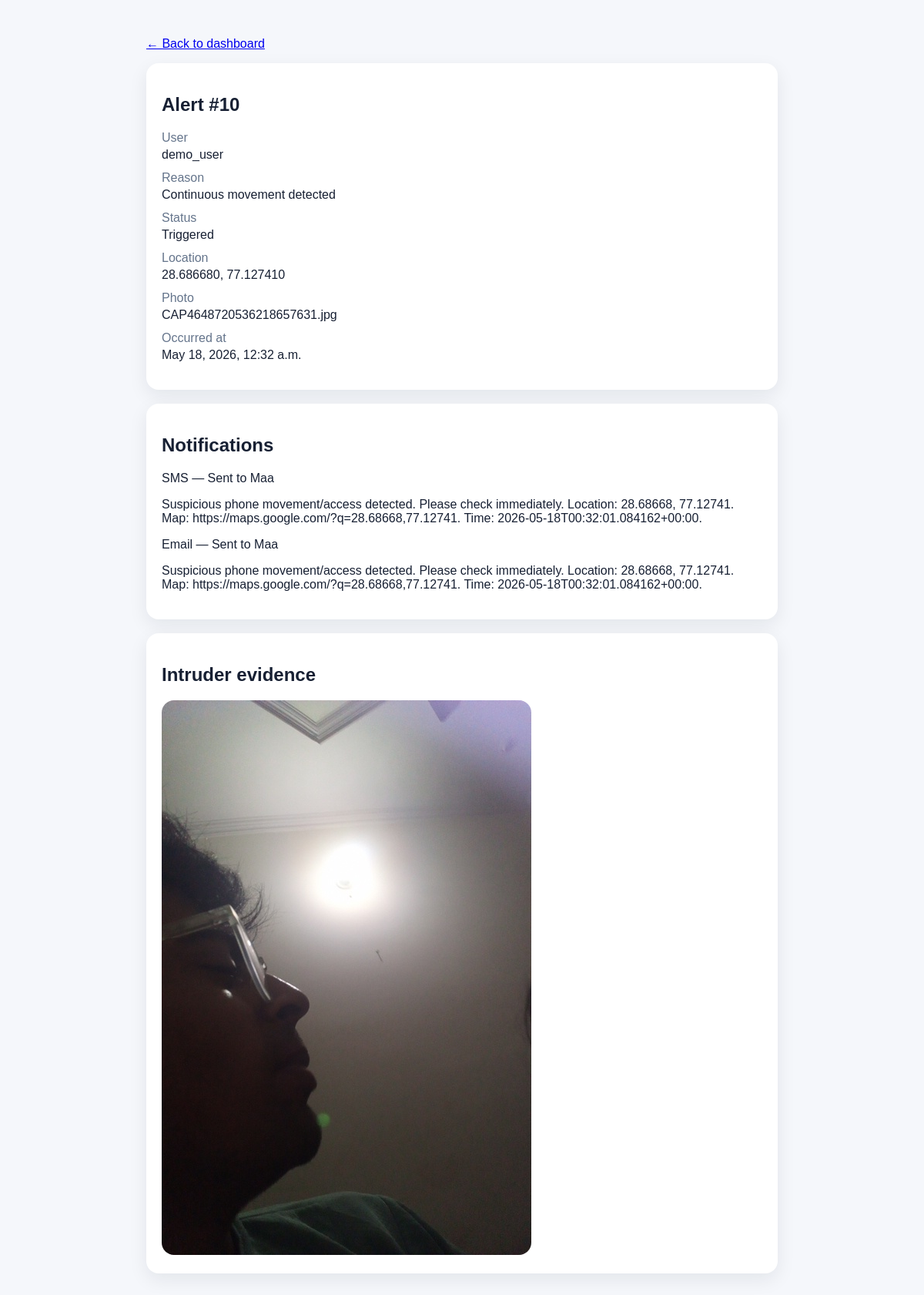
Screenshot of /api/alerts/10/ with the database file from the repository.
### alerts/models.py (models this page shows, shortened)
class Alert(models.Model):
    class Status(models.TextChoices):
        TRIGGERED = "triggered", "Triggered"
        CANCELLED = "cancelled", "Cancelled"
    user = models.ForeignKey(User, on_delete=models.CASCADE, related_name="alerts")
    reason = models.CharField(max_length=255)
    status = models.CharField(max_length=20, choices=Status.choices, default=Status.TRIGGERED)
    latitude = models.DecimalField(max_digits=9, decimal_places=6, null=True, blank=True)
    longitude = models.DecimalField(max_digits=9, decimal_places=6, null=True, blank=True)
    photo_path = models.CharField(max_length=500, blank=True)
    photo = models.ImageField(upload_to="intruder_photos/", blank=True, null=True)
    occurred_at = models.DateTimeField()
    created_at = models.DateTimeField(auto_now_add=True)
    class Meta:
        ordering = ["-occurred_at"]

class NotificationRecord(models.Model):
    class Channel(models.TextChoices):
        SMS = "sms", "SMS"
        PUSH = "push", "Push"
        EMAIL = "email", "Email"
    class Status(models.TextChoices):
        QUEUED = "queued", "Queued"
        SENT = "sent", "Sent"
        FAILED = "failed", "Failed"
    alert = models.ForeignKey(Alert, on_delete=models.CASCADE, related_name="notifications")
    contact = models.ForeignKey(
        EmergencyContact,
        on_delete=models.SET_NULL,
        null=True,
        blank=True,
        related_name="notifications",
    )
    channel = models.CharField(max_length=20, choices=Channel.choices, default=Channel.SMS)
    status = models.CharField(max_length=20, choices=Status.choices, default=Status.QUEUED)
    message = models.TextField()
    sent_at = models.DateTimeField(null=True, blank=True)
    error_message = models.TextField(blank=True)
    created_at = models.DateTimeField(auto_now_add=True)
    class Meta:
        ordering = ["-created_at"]

class EmergencyContact(models.Model):
    user = models.ForeignKey(User, on_delete=models.CASCADE, related_name="emergency_contacts")
    name = models.CharField(max_length=120)
    phone_number = models.CharField(max_length=30)
    email = models.EmailField(blank=True)
    relationship = models.CharField(max_length=80, blank=True)
    is_primary = models.BooleanField(default=True)
    created_at = models.DateTimeField(auto_now_add=True)
    class Meta:
        ordering = ["-is_primary", "name"]

### alerts/views.py (the view)
# urls.py: path("alerts/<int:alert_id>/", views.alert_detail, name="alert_detail"),
@require_http_methods(["GET"])
def alert_detail(request, alert_id):
    alert = Alert.objects.select_related("user").prefetch_related(
        "notifications"
    ).filter(pk=alert_id).first()
    if alert is None:
        return JsonResponse({"error": "Alert not found."}, status=404)
    return render(request, "alerts/alert_detail.html", {"alert": alert})

### alerts/templates/alerts/alert_detail.html (shortened to what this page needs)
<!doctype html>
<html lang="en">
<head>
</head>
<body>
  <div class="wrap">
    <p><a href="/api/dashboard/">← Back to dashboard</a></p>
    <section class="card">
      <h1>Alert #{{ alert.id }}</h1>
      <dl>
        <dt>User</dt><dd>{{ alert.user.username }}</dd>
        <dt>Reason</dt><dd>{{ alert.reason }}</dd>
        <dt>Status</dt><dd>{{ alert.get_status_display }}</dd>
        <dt>Location</dt><dd>{{ alert.latitude|default:"-" }}, {{ alert.longitude|default:"-" }}</dd>
        <dt>Photo</dt><dd>{{ alert.photo_path|default:"-" }}</dd>
        <dt>Occurred at</dt><dd>{{ alert.occurred_at }}</dd>
      </dl>
    </section>
    <section class="card">
      <h2>Notifications</h2>
      {% for notification in alert.notifications.all %}
        <p>
          {{ notification.get_channel_display }} —
          {{ notification.get_status_display }}
          {% if notification.contact %}to {{ notification.contact.name }}{% endif %}
        </p>
        <p>{{ notification.message }}</p>
      {% empty %}
        <p>No notifications created.</p>
      {% endfor %}
    </section>
    {% if alert.photo %}
      <section class="card">
        <h2>Intruder evidence</h2>
        <img src="{{ alert.photo.url }}" alt="Intruder evidence" style="max-width: 100%; border-radius: 16px;">
      </section>
    {% endif %}
  </div>
</body>
</html>

### alerts/templates/alerts/alert_detail.html (style rules this page uses)
body { font-family: Arial, sans-serif; margin: 0; background: #f5f7fb; color: #172033; }
.wrap { max-width: 820px; margin: 0 auto; padding: 32px 20px; }
.card { background: white; border-radius: 16px; padding: 20px; margin-bottom: 18px; box-shadow: 0 8px 24px rgba(15, 23, 42, .08); }
dt { color: #64748b; margin-top: 12px; }
dd { margin: 4px 0 0; }

### rows the page displays
Alert: id "10", user.username "demo_user", reason "Continuous movement detected", status "Triggered", latitude "28.686680", longitude "77.127410", photo_path "CAP4648720536218657631.jpg", occurred_at "May 18, 2026, 12:32 a.m.", photo (picture)
NotificationRecord: channel "SMS", status "Sent", contact.name "Maa", message "Suspicious phone movement/access detected. Please check immediately. Location: 28.68668, 77.12741. Map: https://maps.google.com/?q=28.68668,77.12741. Time: 2026-05-18T00:32:01.084162+00:00."
NotificationRecord: channel "Email", status "Sent", contact.name "Maa", message "Suspicious phone movement/access detected. Please check immediately. Location: 28.68668, 77.12741. Map: https://maps.google.com/?q=28.68668,77.12741. Time: 2026-05-18T00:32:01.084162+00:00."
